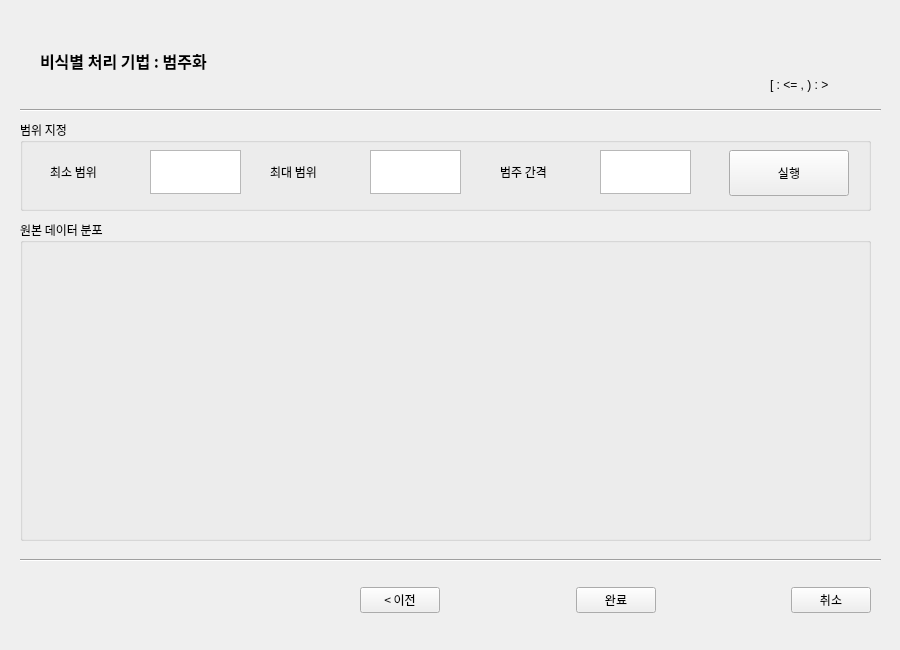
<?xml version="1.0" encoding="UTF-8"?>
<ui version="4.0">
 <class>Import Data</class>
 <widget class="QMainWindow" name="Import Data">
  <property name="geometry">
   <rect>
    <x>0</x>
    <y>0</y>
    <width>900</width>
    <height>650</height>
   </rect>
  </property>
  <property name="windowTitle">
   <string>범주화</string>
  </property>
  <widget class="QWidget" name="centralwidget">
   <widget class="QGroupBox" name="arrBox">
    <property name="geometry">
     <rect>
      <x>20</x>
      <y>120</y>
      <width>851</width>
      <height>91</height>
     </rect>
    </property>
    <property name="font">
     <font>
      <family>맑은 고딕</family>
     </font>
    </property>
    <property name="title">
     <string>범위 지정</string>
    </property>
    <widget class="QLabel" name="label_1">
     <property name="geometry">
      <rect>
       <x>30</x>
       <y>30</y>
       <width>101</width>
       <height>44</height>
      </rect>
     </property>
     <property name="text">
      <string>최소 범위</string>
     </property>
    </widget>
    <widget class="QTextEdit" name="minText">
     <property name="geometry">
      <rect>
       <x>130</x>
       <y>30</y>
       <width>91</width>
       <height>44</height>
      </rect>
     </property>
    </widget>
    <widget class="QLabel" name="label_2">
     <property name="geometry">
      <rect>
       <x>250</x>
       <y>30</y>
       <width>101</width>
       <height>44</height>
      </rect>
     </property>
     <property name="text">
      <string>최대 범위</string>
     </property>
    </widget>
    <widget class="QLabel" name="label_3">
     <property name="geometry">
      <rect>
       <x>480</x>
       <y>30</y>
       <width>101</width>
       <height>44</height>
      </rect>
     </property>
     <property name="text">
      <string>범주 간격</string>
     </property>
    </widget>
    <widget class="QTextEdit" name="maxText">
     <property name="geometry">
      <rect>
       <x>350</x>
       <y>30</y>
       <width>91</width>
       <height>44</height>
      </rect>
     </property>
    </widget>
    <widget class="QTextEdit" name="interText">
     <property name="geometry">
      <rect>
       <x>580</x>
       <y>30</y>
       <width>91</width>
       <height>44</height>
      </rect>
     </property>
    </widget>
    <widget class="QPushButton" name="runButton">
     <property name="geometry">
      <rect>
       <x>709</x>
       <y>30</y>
       <width>120</width>
       <height>46</height>
      </rect>
     </property>
     <property name="font">
      <font>
       <pointsize>9</pointsize>
      </font>
     </property>
     <property name="text">
      <string>실행</string>
     </property>
    </widget>
   </widget>
   <widget class="Line" name="line">
    <property name="geometry">
     <rect>
      <x>20</x>
      <y>550</y>
      <width>861</width>
      <height>20</height>
     </rect>
    </property>
    <property name="orientation">
     <enum>Qt::Horizontal</enum>
    </property>
   </widget>
   <widget class="QWidget" name="horizontalLayoutWidget_2">
    <property name="geometry">
     <rect>
      <x>360</x>
      <y>570</y>
      <width>511</width>
      <height>61</height>
     </rect>
    </property>
    <layout class="QHBoxLayout" name="horizontalLayout_2">
     <item>
      <widget class="QPushButton" name="backButton">
       <property name="font">
        <font>
         <family>맑은 고딕</family>
         <pointsize>9</pointsize>
        </font>
       </property>
       <property name="text">
        <string>&lt; 이전</string>
       </property>
      </widget>
     </item>
     <item>
      <spacer name="horizontalSpacer_5">
       <property name="orientation">
        <enum>Qt::Horizontal</enum>
       </property>
       <property name="sizeHint" stdset="0">
        <size>
         <width>40</width>
         <height>20</height>
        </size>
       </property>
      </spacer>
     </item>
     <item>
      <widget class="QPushButton" name="finishButton">
       <property name="font">
        <font>
         <family>맑은 고딕</family>
         <pointsize>9</pointsize>
        </font>
       </property>
       <property name="text">
        <string>완료</string>
       </property>
      </widget>
     </item>
     <item>
      <spacer name="horizontalSpacer_3">
       <property name="orientation">
        <enum>Qt::Horizontal</enum>
       </property>
       <property name="sizeHint" stdset="0">
        <size>
         <width>40</width>
         <height>20</height>
        </size>
       </property>
      </spacer>
     </item>
     <item>
      <widget class="QPushButton" name="cancelButton">
       <property name="font">
        <font>
         <family>맑은 고딕</family>
         <pointsize>9</pointsize>
        </font>
       </property>
       <property name="text">
        <string>취소</string>
       </property>
      </widget>
     </item>
    </layout>
   </widget>
   <widget class="Line" name="line_2">
    <property name="geometry">
     <rect>
      <x>20</x>
      <y>100</y>
      <width>861</width>
      <height>20</height>
     </rect>
    </property>
    <property name="orientation">
     <enum>Qt::Horizontal</enum>
    </property>
   </widget>
   <widget class="QLabel" name="label">
    <property name="geometry">
     <rect>
      <x>40</x>
      <y>30</y>
      <width>551</width>
      <height>61</height>
     </rect>
    </property>
    <property name="font">
     <font>
      <family>맑은 고딕</family>
      <pointsize>12</pointsize>
      <weight>75</weight>
      <bold>true</bold>
     </font>
    </property>
    <property name="text">
     <string>비식별 처리 기법 : 범주화</string>
    </property>
   </widget>
   <widget class="QGroupBox" name="arrBox_2">
    <property name="geometry">
     <rect>
      <x>20</x>
      <y>220</y>
      <width>851</width>
      <height>321</height>
     </rect>
    </property>
    <property name="font">
     <font>
      <family>맑은 고딕</family>
     </font>
    </property>
    <property name="title">
     <string>원본 데이터 분포</string>
    </property>
    <widget class="MplWidget" name="i_catGraph" native="true">
     <property name="geometry">
      <rect>
       <x>-5</x>
       <y>12</y>
       <width>851</width>
       <height>311</height>
      </rect>
     </property>
    </widget>
   </widget>
   <widget class="QLabel" name="label_4">
    <property name="geometry">
     <rect>
      <x>770</x>
      <y>70</y>
      <width>111</width>
      <height>31</height>
     </rect>
    </property>
    <property name="text">
     <string>[ : &lt;= ,   ) : &gt;</string>
    </property>
   </widget>
  </widget>
 </widget>
 <customwidgets>
  <customwidget>
   <class>MplWidget</class>
   <extends>QWidget</extends>
   <header location="global">mplwidget.h</header>
   <container>1</container>
  </customwidget>
 </customwidgets>
 <resources/>
 <connections/>
</ui>
